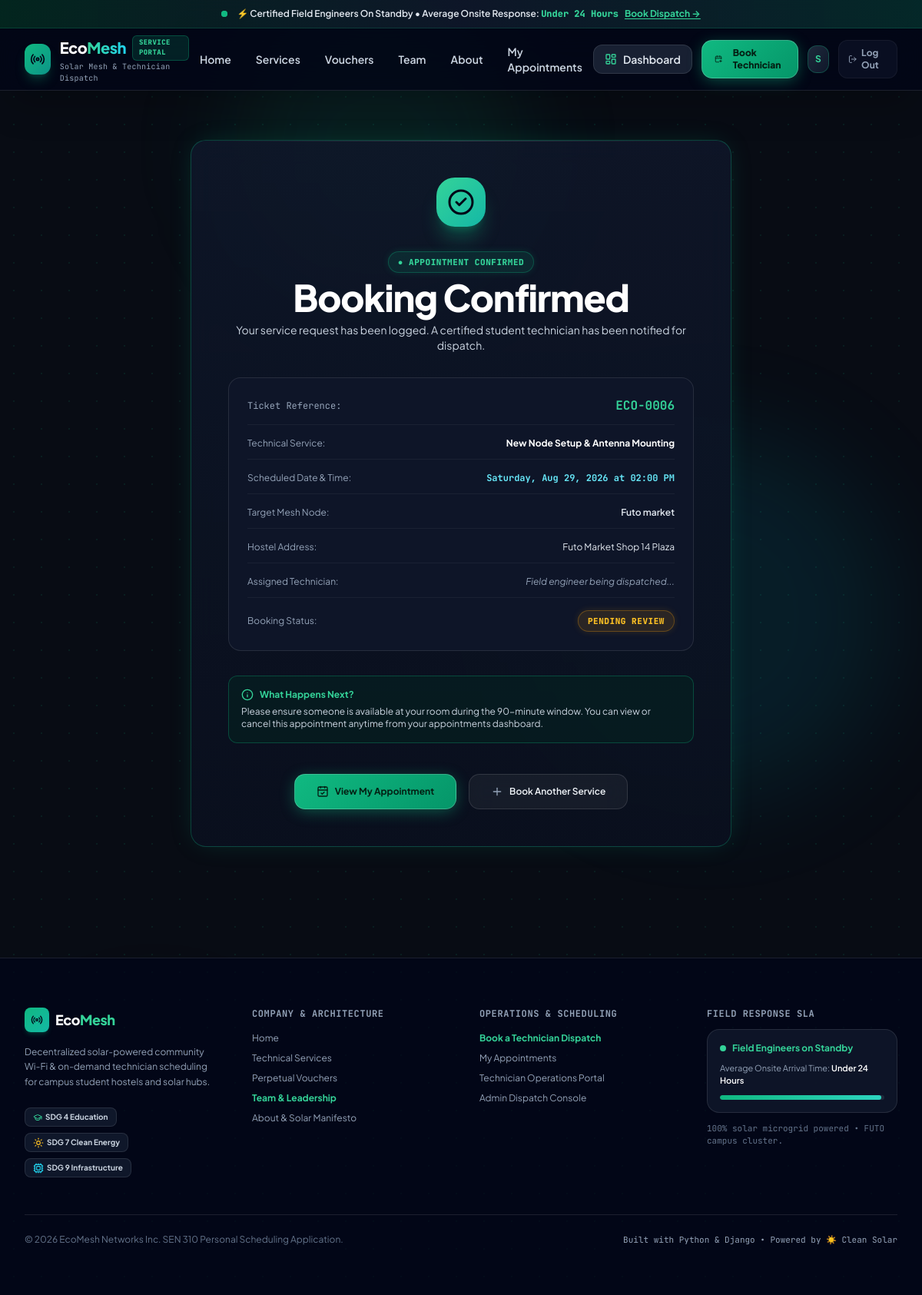
Before: /booking-confirmation/6/ (signed in) with the older database file.
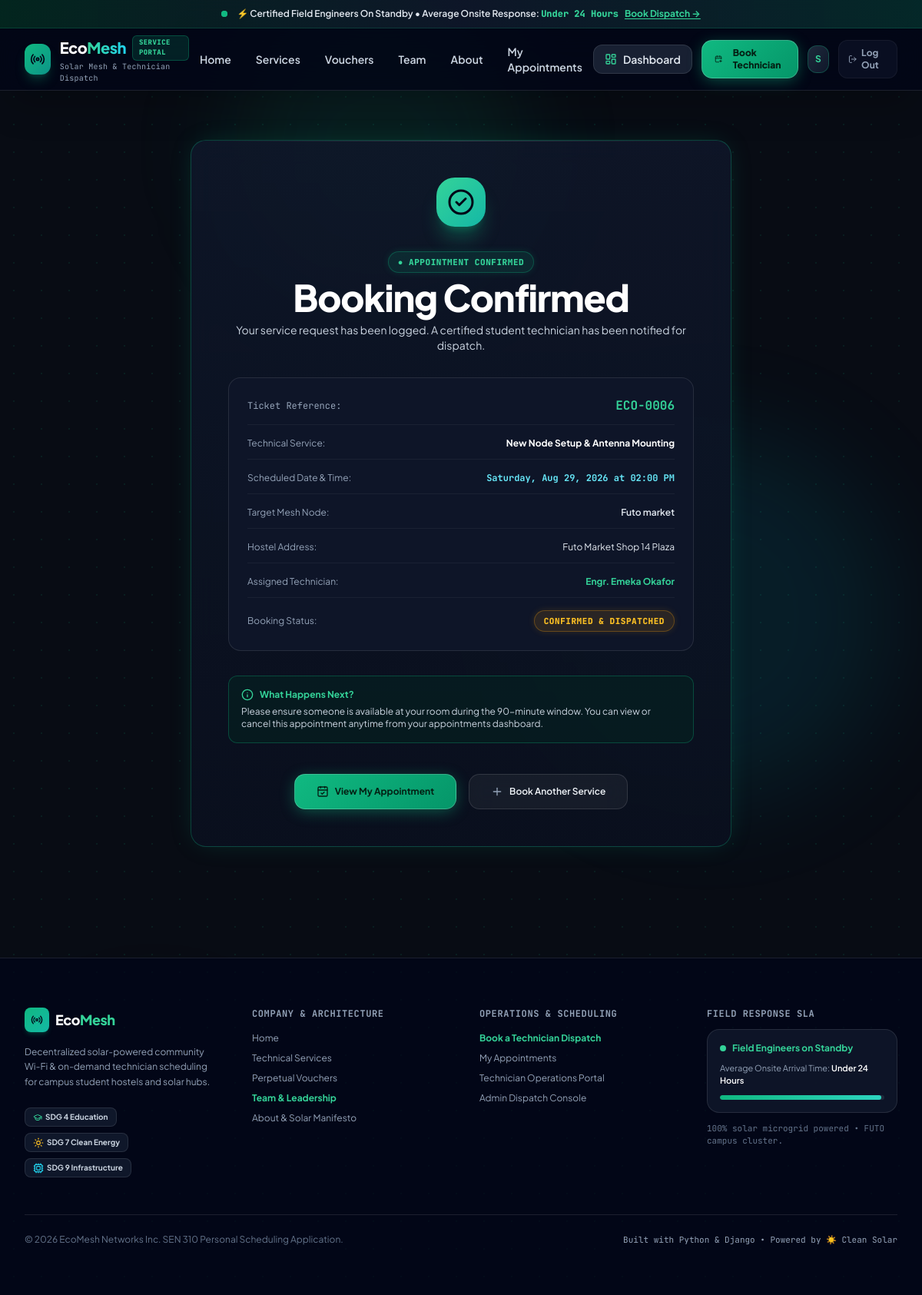
After: the same page with the newer database file.
### core/models.py (models this page shows, shortened)
class ServiceSchedule(models.Model):
    SERVICE_TYPES = [
        ('INSTALL', 'New Node Setup / Antenna Mounting'),
        ('REALIGN', 'Signal Alignment / Range Boost'),
        ('SOLAR_REPAIR', 'Solar / Battery Diagnostics'),
        ('EMERGENCY', 'Emergency Offline Repair'),
        ('ROUTER_CONFIG', 'Captive Portal / Router Configuration'),
        ('REPAIR', 'General Hardware Servicing'),
    ]
    STATUS_CHOICES = [
        ('PENDING', 'Pending Review'),
        ('CONFIRMED', 'Confirmed & Dispatched'),
        ('IN_PROGRESS', 'In Progress / Onsite'),
        ('COMPLETED', 'Completed'),
        ('CANCELLED', 'Cancelled'),
    ]
    user = models.ForeignKey(User, on_delete=models.CASCADE, related_name="schedules")
    node = models.ForeignKey(MeshNode, null=True, blank=True, on_delete=models.SET_NULL, related_name="service_schedules", help_text="Associated or nearest mesh node")
    service_type = models.CharField(max_length=30, choices=SERVICE_TYPES, default='INSTALL')
    service_type_ref = models.ForeignKey(ServiceType, null=True, blank=True, on_delete=models.SET_NULL, related_name="schedules", help_text="Optional linked dynamic service category")
    technician = models.ForeignKey(User, null=True, blank=True, on_delete=models.SET_NULL, related_name="assigned_schedules", help_text="Assigned certified field technician")
    address = models.CharField(max_length=255, help_text="Hostel, room number, or street address")
    scheduled_date = models.DateField()
    scheduled_time = models.TimeField()
    status = models.CharField(max_length=20, choices=STATUS_CHOICES, default='PENDING')
    notes = models.TextField(blank=True, help_text="Specific instructions or issue description from the student/customer")
    technician_notes = models.TextField(blank=True, help_text="Findings, diagnostics, or resolution remarks left by the technician")
    created_at = models.DateTimeField(auto_now_add=True)
    updated_at = models.DateTimeField(auto_now=True)
    class Meta:
        ordering = ['-scheduled_date', '-scheduled_time']
        verbose_name = "Service Schedule"
        verbose_name_plural = "Service Schedules"
    @property
    def ticket_number(self):
        return f"ECO-{self.id:04d}"
    def get_service_name(self):
        if self.service_type_ref:
            return self.service_type_ref.name
        return self.get_service_type_display()

class ServiceType(models.Model):
    name = models.CharField(max_length=120, help_text="Service title (e.g. New Node Setup & Antenna Mounting)")
    code = models.CharField(max_length=30, unique=True, help_text="Unique slug code (e.g. INSTALL, REALIGN)")
    description = models.TextField(help_text="Detailed description of what this service covers")
    estimated_duration_minutes = models.PositiveIntegerField(default=60, help_text="Estimated time in minutes")
    price = models.CharField(max_length=50, default="Free for Campus Students", help_text="Cost or billing terms")
    icon_name = models.CharField(max_length=50, default="wrench", help_text="Lucide icon identifier (wrench, radio, sun, zap, activity, wifi)")
    badge_color = models.CharField(max_length=30, default="emerald", help_text="Tailwind accent color (emerald, teal, cyan, amber, purple)")
    is_active = models.BooleanField(default=True)
    class Meta:
        ordering = ['name']
        verbose_name = "Service Type"
        verbose_name_plural = "Service Types"

class MeshNode(models.Model):
    STATUS_CHOICES = [
        ('ACTIVE', 'Operational'),
        ('MAINTENANCE', 'Scheduled Maintenance'),
        ('OFFLINE', 'Downtime'),
    ]
    SIGNAL_CHOICES = [
        ('Optimal', 'Optimal (5.8 GHz - 900 Mbps)'),
        ('Good', 'Good (5.8 GHz - 650 Mbps)'),
        ('Fair', 'Fair (2.4 GHz - 300 Mbps)'),
        ('Weak', 'Weak (Mesh Edge - 100 Mbps)'),
    ]
    name = models.CharField(max_length=100, unique=True, help_text="Unique Node Identifier (e.g., Hostel Block C - Alpha)")
    location_area = models.CharField(max_length=150, help_text="Geographical or campus zone (e.g., Campus South Gate)")
    battery_level = models.PositiveIntegerField(default=100, help_text="Solar LiFePO4 battery charge percentage (0-100%)")
    status = models.CharField(max_length=20, choices=STATUS_CHOICES, default='ACTIVE')
    signal_quality = models.CharField(max_length=50, choices=SIGNAL_CHOICES, default='Optimal')
    uptime_percentage = models.FloatField(default=99.8, help_text="Historical 30-day uptime SLA percentage")
    next_maintenance_date = models.DateTimeField(null=True, blank=True, help_text="Next scheduled maintenance or battery servicing window")
    maintenance_note = models.CharField(max_length=255, blank=True, help_text="Brief engineer note regarding upcoming or current maintenance")
    class Meta:
        ordering = ['-status', 'name']
        verbose_name = "Mesh Node"
        verbose_name_plural = "Mesh Nodes"

class TechnicianProfile(models.Model):
    user = models.OneToOneField(User, on_delete=models.CASCADE, related_name='technician_profile')
    full_name = models.CharField(max_length=120)
    phone_number = models.CharField(max_length=30, help_text="Direct mobile or WhatsApp contact")
    specialization = models.CharField(max_length=150, default="RF Antenna & Solar Diagnostics", help_text="Technical domain expertise")
    assigned_zone = models.CharField(max_length=150, default="Campus Zone / Hostels", help_text="Primary service zone")
    is_available = models.BooleanField(default=True, help_text="Active availability for dispatch")
    class Meta:
        verbose_name = "Technician Profile"
        verbose_name_plural = "Technician Profiles"

### core/views.py (the view)
# urls.py: path('booking-confirmation/<int:schedule_id>/', views.booking_confirmation_view, name='booking_confirmation'),
@login_required
def booking_confirmation_view(request, schedule_id):
    schedule = get_object_or_404(ServiceSchedule, id=schedule_id, user=request.user)
    return render(request, 'booking_confirmation.html', {'schedule': schedule})

### templates/booking_confirmation.html (shortened to what this page needs)
{% extends 'base.html' %}
{% block content %}
<div class="max-w-3xl mx-auto px-4 sm:px-6 lg:px-8 py-16">
  <div class="cyber-card cyber-card-glow p-8 sm:p-12 space-y-8 text-center" data-aos="zoom-in">
    <div class="w-16 h-16 rounded-3xl bg-gradient-to-br from-emerald-400 to-teal-500 text-slate-950 flex items-center justify-center mx-auto shadow-xl shadow-emerald-500/30">
      <i data-lucide="check-circle-2" class="w-9 h-9"></i>
    </div>
    <div class="space-y-2">
      <span class="badge-status badge-active">
        ● APPOINTMENT CONFIRMED
      </span>
      <h1 class="text-3xl sm:text-5xl font-black text-white">Booking Confirmed</h1>
      <p class="text-sm text-slate-300">
        Your service request has been logged. A certified student technician has been notified for dispatch.
      </p>
    </div>
    <div class="p-6 rounded-2xl bg-slate-900/90 border border-white/10 text-left space-y-4 text-xs">
      <div class="flex items-center justify-between pb-3 border-b border-white/5">
        <span class="text-slate-400 font-mono">Ticket Reference:</span>
        <span class="text-base font-bold font-mono text-emerald-400">{{ schedule.ticket_number }}</span>
      </div>
      <div class="flex items-center justify-between pb-3 border-b border-white/5">
        <span class="text-slate-400">Technical Service:</span>
        <span class="font-bold text-white">{{ schedule.get_service_name }}</span>
      </div>
      <div class="flex items-center justify-between pb-3 border-b border-white/5">
        <span class="text-slate-400">Scheduled Date & Time:</span>
        <span class="font-bold font-mono text-cyan-300">{{ schedule.scheduled_date|date:"l, M d, Y" }} at {{ schedule.scheduled_time|time:"h:i A" }}</span>
      </div>
      <div class="flex items-center justify-between pb-3 border-b border-white/5">
        <span class="text-slate-400">Target Mesh Node:</span>
        <span class="text-slate-200 font-semibold">{{ schedule.node.name|default:"General Campus Zone" }}</span>
      </div>
      <div class="flex items-center justify-between pb-3 border-b border-white/5">
        <span class="text-slate-400">Hostel Address:</span>
        <span class="text-slate-200">{{ schedule.address }}</span>
      </div>
      <div class="flex items-center justify-between pb-3 border-b border-white/5">
        <span class="text-slate-400">Assigned Technician:</span>
        {% if schedule.technician %}
          <span class="font-bold text-emerald-400">{{ schedule.technician.technician_profile.full_name|default:schedule.technician.username }}</span>
        {% else %}
          <span class="text-slate-400 italic">Field engineer being dispatched...</span>
        {% endif %}
      </div>
      <div class="flex items-center justify-between">
        <span class="text-slate-400">Booking Status:</span>
        <span class="badge-status badge-pending">
          {{ schedule.get_status_display }}
        </span>
      </div>
    </div>
    <div class="p-4 rounded-xl bg-emerald-950/40 border border-emerald-500/30 text-left text-xs text-slate-300 space-y-1.5">
      <strong class="font-bold flex items-center space-x-2 text-emerald-400">
        <i data-lucide="info" class="w-4 h-4"></i>
        <span>What Happens Next?</span>
      </strong>
      <p>Please ensure someone is available at your room during the 90-minute window. You can view or cancel this appointment anytime from your appointments dashboard.</p>
    </div>
    <div class="flex flex-col sm:flex-row items-center justify-center gap-4 pt-2">
      <a href="{% url 'my_appointments' %}" class="w-full sm:w-auto btn-primary-glow text-xs font-bold px-7 py-3.5">
        <i data-lucide="calendar-check" class="w-4 h-4"></i>
        <span>View My Appointment</span>
      </a>
      <a href="{% url 'book_service' %}" class="w-full sm:w-auto btn-secondary-glass text-xs font-semibold px-7 py-3.5">
        <i data-lucide="plus" class="w-4 h-4 text-slate-400"></i>
        <span>Book Another Service</span>
      </a>
    </div>
  </div>
</div>
{% endblock %}

Changed rows visible on the page:
changed ServiceSchedule "ECO-0006": technician_id empty → 3 (drawn); technician.technician_profile.full_name (not shown) → "Engr. Emeka Okafor"; status "PENDING REVIEW" → "CONFIRMED & DISPATCHED"
Other visible differences:
text no longer shown: "Field engineer being dispatched..."
